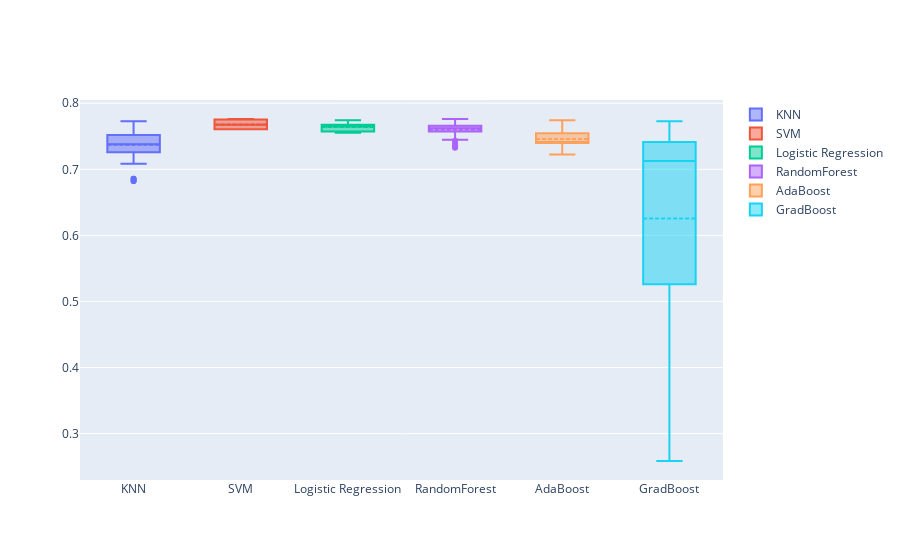

Notebook code cell kept with this figure:
### Code cell
plot_box(compare_df2['Means'])

### Figure 1 — Plotly figure (JSON) as saved in the notebook; plotly's stock layout.template omitted (floating-point values rounded to 4 significant figures; data arrays with more than 128 entries replaced by an {"elided": "..."} marker saying what was removed)
{"data": [{"boxmean": true, "name": "KNN", "y": {"elided": "1296 float values"}, "type": "box"}, {"boxmean": true, "name": "SVM", "y": [0.7606, null, null, 0.7744, null, null, 0.7606, null, null, 0.7761, null, null, null, null, null, null, null, null, null, null, null, null, null, null, null, null, null, null, null, null, null, null, null, null, null, null], "type": "box"}, {"boxmean": true, "name": "Logistic Regression", "y": {"elided": "576 float values"}, "type": "box"}, {"boxmean": true, "name": "RandomForest", "y": [0.7518, 0.764, 0.764, 0.7605, 0.7535, 0.7639, 0.764, 0.7657, 0.7328, 0.7675, 0.7605, 0.7675, 0.7588, 0.7605, 0.7605, 0.7692, 0.7622, 0.7709, 0.7622, 0.7605, 0.7518, 0.7396, 0.7674, 0.764, 0.7431, 0.7675, 0.7622, 0.7692, 0.7362, 0.7605, 0.7657, 0.757, 0.7449, 0.7657, 0.7605, 0.7622, 0.7675, 0.7692, 0.757, 0.757, 0.7674, 0.7761, 0.7727, 0.7622, 0.7571, 0.7639, 0.7674, 0.764, 0.757, 0.7605, 0.7587, 0.7622, 0.7605, 0.7726, 0.7622, 0.764, 0.7345, 0.757, 0.7588, 0.764, 0.7449, 0.7466, 0.7623, 0.7657, 0.757, 0.7622, 0.7622, 0.7657, 0.7536, 0.7588, 0.7657, 0.7622], "type": "box"}, {"boxmean": true, "name": "AdaBoost", "y": [0.7396, 0.7396, 0.7396, 0.7396, 0.7396, 0.7396, 0.7396, 0.7361, 0.7396, 0.7361, 0.7518, 0.7674, 0.7517, 0.7692, 0.7605, 0.7571, 0.7744, 0.731, 0.7396, 0.7224], "type": "box"}, {"boxmean": true, "name": "GradBoost", "y": {"elided": "600 float values"}, "type": "box"}], "layout": {}}
